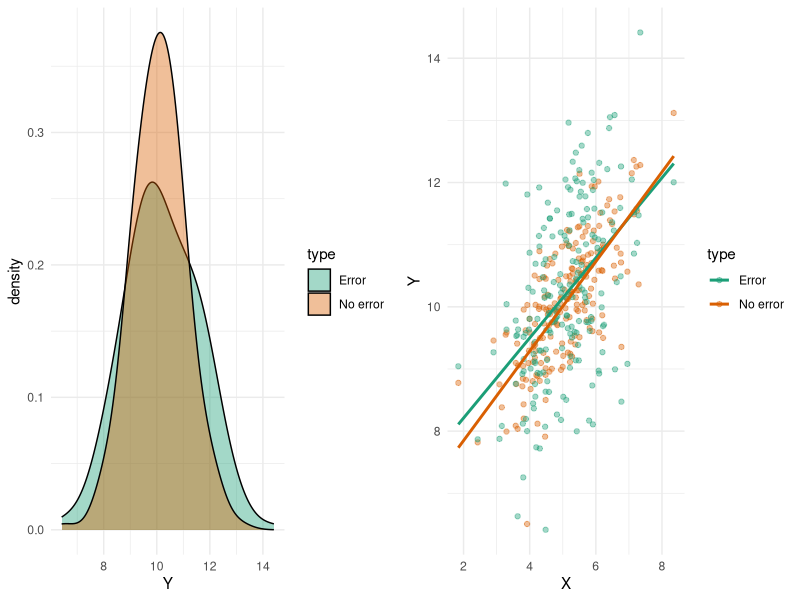

Reproduce this figure in R.
require(ggplot2)
suppressMessages(require(magrittr))
require(cowplot)
require(MASS)

set.seed(1212111)
sigma <- rbind(c(1, 0.7), c(0.7, 1))
mu <- c(10, 5)


x <- as.data.frame(mvrnorm(n = 200, mu = mu, Sigma = sigma))

distx <- x[,1] + rnorm(200)
## hist(x[,1])
## hist(distx)

alldata <- rbind(x, data.frame(V1 = distx, V2 = x[,2]))
alldata$type <- as.factor(c(rep("No error", 200), rep("Error", 200)))

alldata %>% ggplot(aes(x = V1, fill = type, group = type)) + geom_density(adjust = 1.5, alpha=.4) + theme_minimal() + xlab("Y") + scale_fill_brewer(palette="Dark2") -> spread

alldata %>% ggplot(aes(x = V2, y = V1, col = type, group = type)) + geom_point(alpha = .4) + geom_smooth(aes(group=type), method = "lm", formula = 'y ~ x', alpha = .4, se = FALSE) + theme_minimal() + xlab("X") + ylab("Y") + scale_color_brewer(palette="Dark2") -> scatter

plot_grid(spread, scatter)
